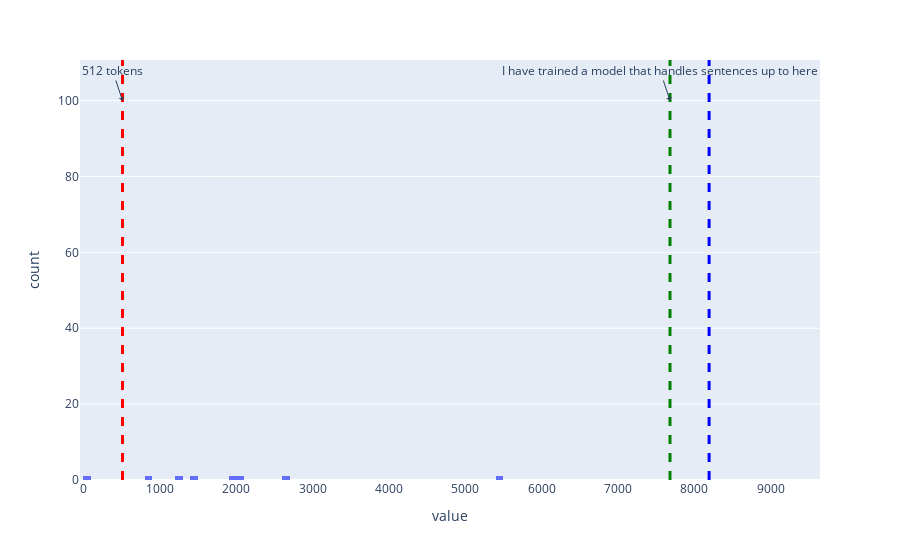

The notebook cell this image was saved under:
### Code cell
import plotly.express as px
import pandas as pd
from typing import List

def plot_token_distribution(token_lengths: List[int], with_gpt4=False) -> None:
    """
    Plot a histogram of token lengths with vertical lines indicating important thresholds.

    Args:
        token_lengths (List[int]): The lengths of the tokenized texts.
        with_gpt4 (bool): Whether to include the GPT-4 maximum input size in the plot.

    Returns:
        None
    """
    # Create a histogram of the token lengths
    histogram_figure = px.histogram(pd.Series(token_lengths), nbins=100)

    # Add vertical lines at 512, 7680, and 8192 tokens
    histogram_figure.add_vline(x=512, line_width=3, line_dash="dash", line_color="red")
    histogram_figure.add_vline(x=7680, line_width=3, line_dash="dash", line_color="green")
    histogram_figure.add_vline(x=8192, line_width=3, line_dash="dash", line_color="blue")

    # Add annotations for the vertical lines
    histogram_figure.add_annotation(x=512, y=100, text="512 tokens", showarrow=True, arrowhead=1)
    histogram_figure.add_annotation(x=7680, y=100, text="I have trained a model that handles sentences up to here", showarrow=True, arrowhead=1)

    if with_gpt4:
        # Add a vertical line at 128000 tokens (GPT-4 max input size)
        histogram_figure.add_vline(x=128000, line_width=3, line_dash="dash", line_color="purple")
        histogram_figure.add_annotation(x=128000, y=100, text="128000 tokens (GPT-4 max input size)", showarrow=True, arrowhead=1)
    # Hide the legend
    histogram_figure.update_layout(showlegend=False)

    # Display the plot
    histogram_figure.show()

# Call the function with the token lengths
plot_token_distribution(token_lengths_description)

### Figure 1 — Plotly figure (JSON) as saved in the notebook; plotly's stock layout.template omitted (floating-point values rounded to 4 significant figures)
{"data": [{"alignmentgroup": "True", "bingroup": "x", "hovertemplate": "variable=0<br>value=%{x}<br>count=%{y}<extra></extra>", "legendgroup": "0", "marker": {"color": "#636efa", "pattern": {"shape": ""}}, "name": "0", "nbinsx": 100, "offsetgroup": "0", "orientation": "v", "showlegend": true, "type": "histogram", "x": [1237, 2092.0, 891.2, 23, 1470, 1968, 2606, 5475], "xaxis": "x", "yaxis": "y"}], "layout": {"annotations": [{"arrowhead": 1, "showarrow": true, "text": "512 tokens", "x": 512, "y": 100}, {"arrowhead": 1, "showarrow": true, "text": "I have trained a model that handles sentences up to here", "x": 7680, "y": 100}], "barmode": "relative", "legend": {"title": {"text": "variable"}, "tracegroupgap": 0}, "margin": {"t": 60}, "shapes": [{"line": {"color": "red", "dash": "dash", "width": 3}, "type": "line", "x0": 512, "x1": 512, "xref": "x", "y0": 0, "y1": 1, "yref": "y domain"}, {"line": {"color": "green", "dash": "dash", "width": 3}, "type": "line", "x0": 7680, "x1": 7680, "xref": "x", "y0": 0, "y1": 1, "yref": "y domain"}, {"line": {"color": "blue", "dash": "dash", "width": 3}, "type": "line", "x0": 8192, "x1": 8192, "xref": "x", "y0": 0, "y1": 1, "yref": "y domain"}], "showlegend": false, "xaxis": {"anchor": "y", "domain": [0, 1], "title": {"text": "value"}}, "yaxis": {"anchor": "x", "domain": [0, 1], "title": {"text": "count"}}}}
